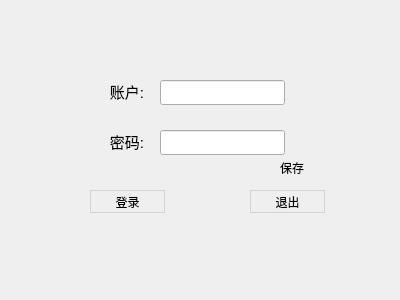
<?xml version="1.0" encoding="UTF-8"?>
<ui version="4.0">
 <class>loginDlg</class>
 <widget class="QDialog" name="loginDlg">
  <property name="geometry">
   <rect>
    <x>0</x>
    <y>0</y>
    <width>400</width>
    <height>300</height>
   </rect>
  </property>
  <property name="windowTitle">
   <string>登录</string>
  </property>
  <property name="styleSheet">
   <string notr="true">background-image: url(:/images/timg.jpg);</string>
  </property>
  <widget class="QLabel" name="label_2">
   <property name="geometry">
    <rect>
     <x>100</x>
     <y>130</y>
     <width>54</width>
     <height>21</height>
    </rect>
   </property>
   <property name="styleSheet">
    <string notr="true">font: 25 9pt &quot;微软雅黑 Light&quot;;</string>
   </property>
   <property name="text">
    <string>&lt;html&gt;&lt;head/&gt;&lt;body&gt;&lt;p align=&quot;center&quot;&gt;&lt;span style=&quot; font-size:11pt;&quot;&gt;密码:&lt;/span&gt;&lt;/p&gt;&lt;/body&gt;&lt;/html&gt;</string>
   </property>
  </widget>
  <widget class="QLabel" name="label">
   <property name="geometry">
    <rect>
     <x>100</x>
     <y>80</y>
     <width>54</width>
     <height>21</height>
    </rect>
   </property>
   <property name="styleSheet">
    <string notr="true">font: 25 9pt &quot;微软雅黑 Light&quot;;
background-color: transparent;</string>
   </property>
   <property name="text">
    <string>&lt;html&gt;&lt;head/&gt;&lt;body&gt;&lt;p align=&quot;center&quot;&gt;&lt;span style=&quot; font-size:11pt;&quot;&gt;账户:&lt;/span&gt;&lt;/p&gt;&lt;/body&gt;&lt;/html&gt;</string>
   </property>
  </widget>
  <widget class="QLineEdit" name="usrlineEdit">
   <property name="geometry">
    <rect>
     <x>160</x>
     <y>80</y>
     <width>125</width>
     <height>25</height>
    </rect>
   </property>
   <property name="palette">
    <palette>
     <active>
      <colorrole role="Text">
       <brush brushstyle="SolidPattern">
        <color alpha="255">
         <red>0</red>
         <green>0</green>
         <blue>0</blue>
        </color>
       </brush>
      </colorrole>
     </active>
     <inactive>
      <colorrole role="Text">
       <brush brushstyle="SolidPattern">
        <color alpha="255">
         <red>0</red>
         <green>0</green>
         <blue>0</blue>
        </color>
       </brush>
      </colorrole>
     </inactive>
     <disabled>
      <colorrole role="Text">
       <brush brushstyle="SolidPattern">
        <color alpha="255">
         <red>120</red>
         <green>120</green>
         <blue>120</blue>
        </color>
       </brush>
      </colorrole>
     </disabled>
    </palette>
   </property>
   <property name="styleSheet">
    <string notr="true">font: 25 9pt &quot;微软雅黑 Light&quot;;</string>
   </property>
  </widget>
  <widget class="QPushButton" name="ExitBtn">
   <property name="geometry">
    <rect>
     <x>250</x>
     <y>190</y>
     <width>75</width>
     <height>23</height>
    </rect>
   </property>
   <property name="font">
    <font>
     <family>微软雅黑 Light</family>
     <pointsize>9</pointsize>
     <weight>50</weight>
     <italic>false</italic>
     <bold>false</bold>
    </font>
   </property>
   <property name="styleSheet">
    <string notr="true">QPushButton{border:1px solid lightgray; } 
QPushButton:hover{border-color:green;}</string>
   </property>
   <property name="text">
    <string>退出</string>
   </property>
  </widget>
  <widget class="QLineEdit" name="pwdlineEdit">
   <property name="geometry">
    <rect>
     <x>160</x>
     <y>130</y>
     <width>125</width>
     <height>25</height>
    </rect>
   </property>
   <property name="styleSheet">
    <string notr="true">font: 25 9pt &quot;微软雅黑 Light&quot;;</string>
   </property>
   <property name="echoMode">
    <enum>QLineEdit::Password</enum>
   </property>
  </widget>
  <widget class="QPushButton" name="LoginBtn">
   <property name="geometry">
    <rect>
     <x>90</x>
     <y>190</y>
     <width>75</width>
     <height>23</height>
    </rect>
   </property>
   <property name="font">
    <font>
     <family>微软雅黑 Light</family>
     <pointsize>9</pointsize>
     <weight>50</weight>
     <italic>false</italic>
     <bold>false</bold>
    </font>
   </property>
   <property name="styleSheet">
    <string notr="true">QPushButton{border:1px solid lightgray; } 
QPushButton:hover{border-color:green;}</string>
   </property>
   <property name="text">
    <string>登录</string>
   </property>
  </widget>
  <widget class="QRadioButton" name="saveButton">
   <property name="geometry">
    <rect>
     <x>260</x>
     <y>160</y>
     <width>51</width>
     <height>16</height>
    </rect>
   </property>
   <property name="font">
    <font>
     <family>微软雅黑 Light</family>
    </font>
   </property>
   <property name="styleSheet">
    <string notr="true">background-color: transparent;</string>
   </property>
   <property name="text">
    <string>保存</string>
   </property>
  </widget>
 </widget>
 <resources/>
 <connections>
  <connection>
   <sender>ExitBtn</sender>
   <signal>clicked()</signal>
   <receiver>loginDlg</receiver>
   <slot>close()</slot>
   <hints>
    <hint type="sourcelabel">
     <x>267</x>
     <y>201</y>
    </hint>
    <hint type="destinationlabel">
     <x>199</x>
     <y>149</y>
    </hint>
   </hints>
  </connection>
 </connections>
</ui>
